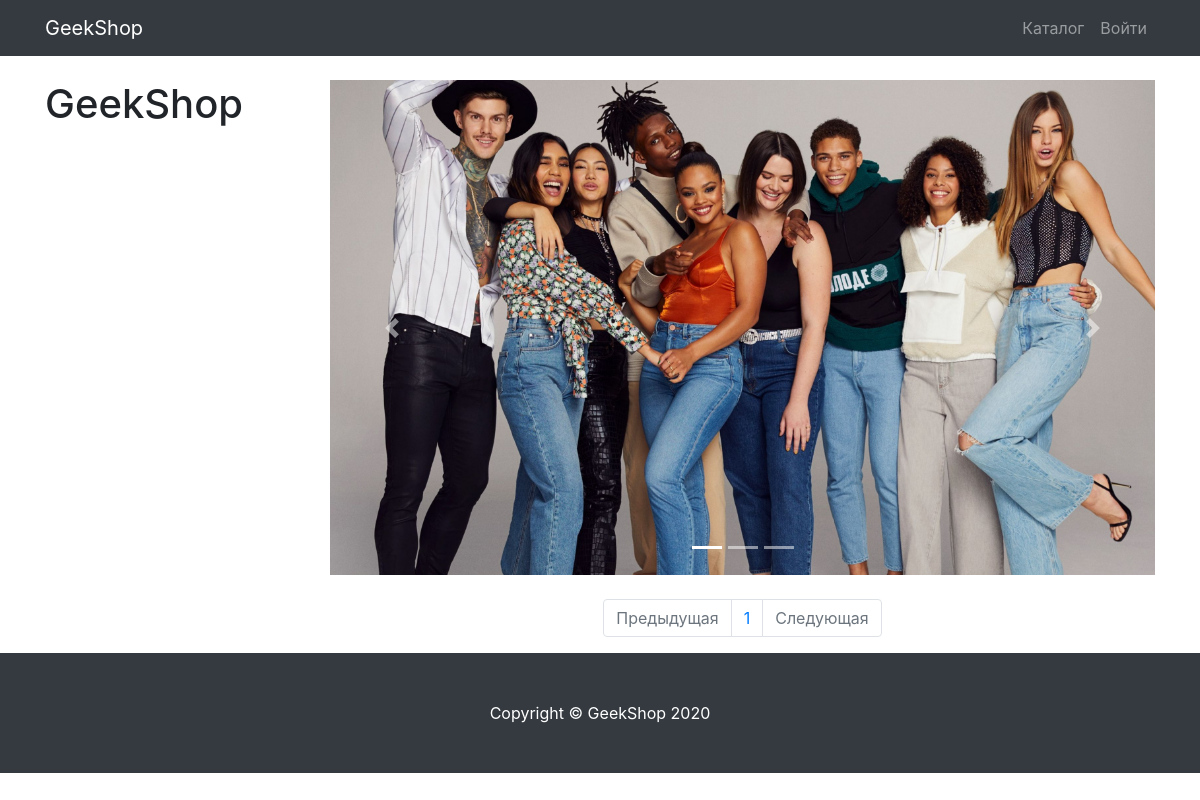
/products/, run on an earlier commit of the app's database.
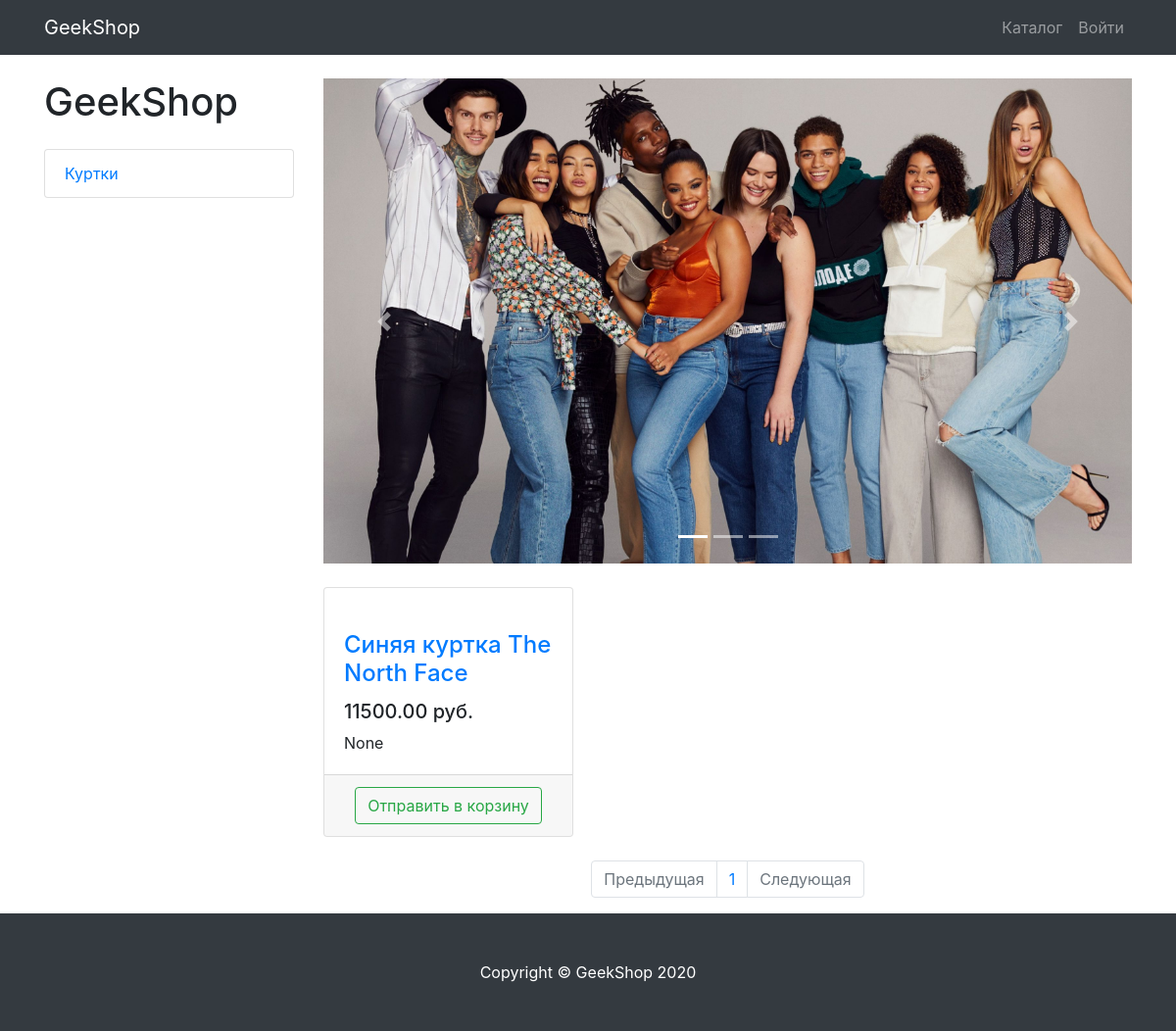
And on a later commit of the database.
### productsapp/models.py (models this page shows, shortened)
class ProductCategory(models.Model):
    name = models.CharField(max_length=64, unique=True)
    description = models.TextField(blank=True, null=True)

class Product(models.Model):
    name = models.CharField(max_length=256)
    image = models.ImageField(upload_to='product_images', blank=True)
    description = models.TextField(blank=True, null=True)
    price = models.DecimalField(max_digits=8, decimal_places=2, default=0)
    quantity = models.PositiveIntegerField(default=0)
    category = models.ForeignKey(ProductCategory, on_delete=models.CASCADE)

### productsapp/views.py (the view)
# urls.py: path('products/', include('productsapp.urls', namespace='products')),
def products(request, category_id=None, page=1):
    context = {'title': 'GeekShop - Каталог',
               'menu_items': ProductCategory.objects.values(), }
    if category_id:
        products = Product.objects.filter(category_id=category_id)
    else:
        products = Product.objects.all()
    paginator = Paginator(products, 3)
    try:
        products_paginator = paginator.page(page)
    except PageNotAnInteger:
        products_paginator = paginator.page(1)
    except EmptyPage:
        products_paginator = paginator.page(paginator.num_pages)
    context['products'] = products_paginator
    return render(request, 'products/products.html', context)

### productsapp/templates/products/products.html (shortened to what this page needs)
{% extends 'products/base.html' %}
{% load static %}
{% block css %}
    <link href="{% static 'css/products.css' %}" rel="stylesheet">
{% endblock %}
{% block content %}
    <div class="container">
        <div class="row">
            <div class="col-lg-3">
                <h1 class="my-4">GeekShop</h1>
                <div class="list-group">
                    {% for menu_item in menu_items %}
                        <a href="{% url 'products:product' menu_item.id %}"
                           class="list-group-item">{{ menu_item.name }}</a>
                    {% endfor %}
                </div>
            </div>
            <div class="col-lg-9">
                <div id="carouselExampleIndicators" class="carousel slide my-4" data-ride="carousel">
                    <ol class="carousel-indicators">
                        <li data-target="#carouselExampleIndicators" data-slide-to="0" class="active"></li>
                        <li data-target="#carouselExampleIndicators" data-slide-to="1"></li>
                        <li data-target="#carouselExampleIndicators" data-slide-to="2"></li>
                    </ol>
                    <div class="carousel-inner" role="listbox">
                        <div class="carousel-item active">
                            <img class="d-block img-fluid" src="{% static 'vendor/img/slides/slide-1.jpg' %}"
                                 alt="First slide">
                        </div>
                    </div>
                    <a class="carousel-control-prev" href="#carouselExampleIndicators" role="button" data-slide="prev">
                        <span class="carousel-control-prev-icon" aria-hidden="true"></span>
                    </a>
                    <a class="carousel-control-next" href="#carouselExampleIndicators" role="button" data-slide="next">
                        <span class="carousel-control-next-icon" aria-hidden="true"></span>
                    </a>
                </div>
                <div class="row">
                    {% for items in products %}
                        <div class="col-lg-4 col-md-6 mb-4">
                            <div class="card h-100">
                                <a href="#">
                                </a>
                                <div class="card-body">
                                    <h4 class="card-title">
                                        <a href="#">{{ items.name }}</a>
                                    </h4>
                                    <h5>{{ items.price }} руб.</h5>
                                    <p class="card-text">{{ items.description }}</p>
                                </div>
                                <div class="card-footer text-center">
                                    <a href="{% url 'basketsapp:basket_add' items.id %}"
                                       class="btn btn-outline-success">Отправить в корзину</a>
                                </div>
                            </div>
                        </div>
                    {% endfor %}
                </div>
                <nav aria-label="Page navigation example">
                    <ul class="pagination justify-content-center">
                        <li class="page-item {% if not products.has_previous %} disabled {% endif %}">
                            <a class="page-link"
                               href="{% if products.has_previous %} {% url 'products:page' products.previous_page_number %} {% else %} # {% endif %}"
                               tabindex="-1"
                               aria-disabled="true">Предыдущая</a>
                        </li>
                        {% for page in products.paginator.page_range %}
                        <li class="page-item">
                            <a class="page-link" href="{% url 'products:page' page%}">
                                {{ page }}
                            </a>
                        </li>
                        {% endfor %}
                        <li class="page-item {% if not products.has_next %} disabled {% endif %}">
                            <a class="page-link"
                               href="{% if products.has_next %} {% url 'products:page' products.next_page_number %} {% else %} # {% endif %} ">
                                Следующая</a>
                        </li>
                    </ul>
                </nav>
            </div>
        </div>
    </div>
{% endblock %}
{% block footer %}
    <footer class="py-5 bg-dark">
        <div class="container">
            <p class="m-0 text-center text-white">Copyright &copy; GeekShop 2020</p>
        </div>
    </footer>
{% endblock %}

### productsapp/templates/products/base.html (shortened to what this page needs)
{% load static %}
<!DOCTYPE html>
<html lang="en">
<head>
    <link href="{% static 'vendor/bootstrap/css/bootstrap.min.css' %}" rel="stylesheet">
    {% block css %}{% endblock %}
</head>
<body>
    <nav class="navbar navbar-expand-lg navbar-dark bg-dark fixed-top">
        <div class="container">
            <a class="navbar-brand" href="{% url 'products:index' %}">GeekShop</a>
            <div class="collapse navbar-collapse" id="navbarResponsive">
                <ul class="navbar-nav ml-auto">
                    <li class="nav-item">
                        <a class="nav-link" href="{% url 'products:index' %}">Каталог  </a>
                    </li>
                    {% if user.is_authenticated %}
                    <li class="nav-item">
                        <div class="dropdown">
                            <a href="" class="nav-link dropdown-toggle" data-toggle="dropdown">
                                {{user.username|default:'Пользователь'}}
                                <span class="caret"></span>
                            </a>
                            <ul class="dropdown-menu">
                                <li>
                                    <a href="{% url  'users:profile' %}" class="nav-link text-dark">Профиль</a>
                                </li>
                                <li>
                                    <a href="{% url  'ordersapp:list' %}" class="nav-link text-dark">Заказы</a>
                                </li>
                            </ul>
                        </div>
                    </li>
                    {% if user.is_staff or user.is_superuser %}
                    <li class="nav-item">
                        <a class="nav-link" href="{% url 'admins:index' %}">
                            <i class="fas fa-users-cog"></i>
                        </a>
                    </li>
                    {% endif %}
                    <li class="nav-item">
                        <a class="nav-link" href="{% url 'users:logout' %}">Выйти <i
                                class="fas fa-sign-out-alt"></i></a>
                    </li>
                    {% else %}
                    <li class="nav-item">
                        <a class="nav-link" href="{% url 'users:login' %}"> Войти </a>
                    </li>
                    {% endif %}
                </ul>
            </div>
        </div>
    </nav>
    {% block content %} {% endblock %}
    {% block footer %} {% endblock %}
</body>
</html>

### static/css/products.css (style rules this page uses)
body { padding-top: 56px; }

What changed in the data, as far as the page shows it:
added ProductCategory: name "Куртки"
added Product: name "Синяя куртка The North Face", price "11500.00", description "None"
